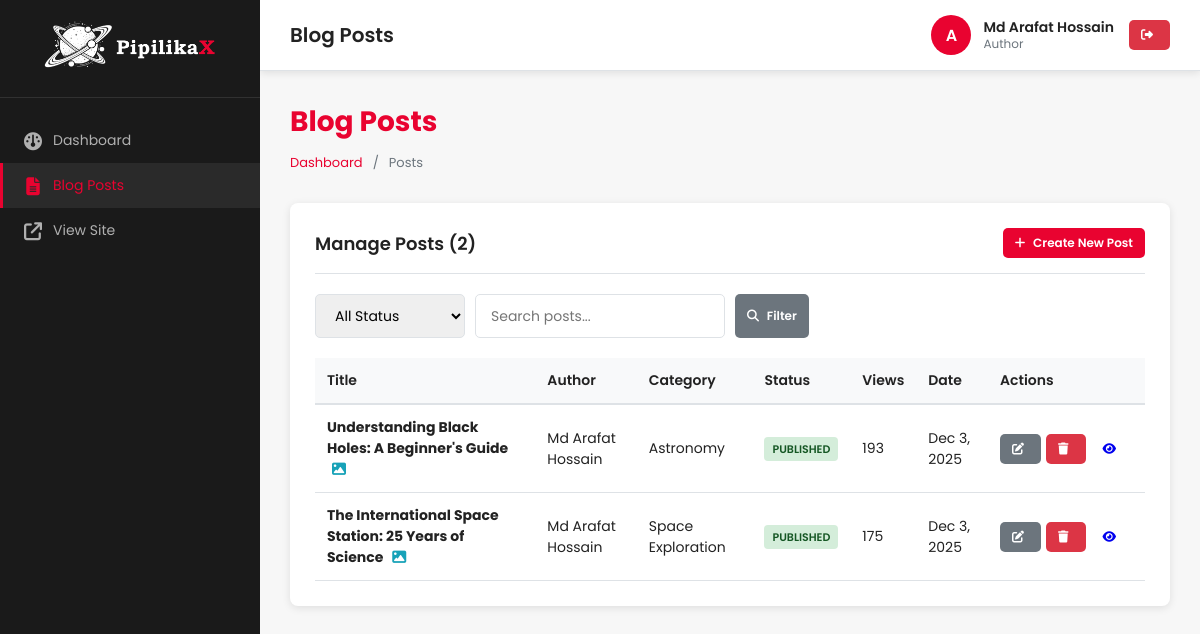
Page /admin/posts/index.php (signed in) on the earlier database version.
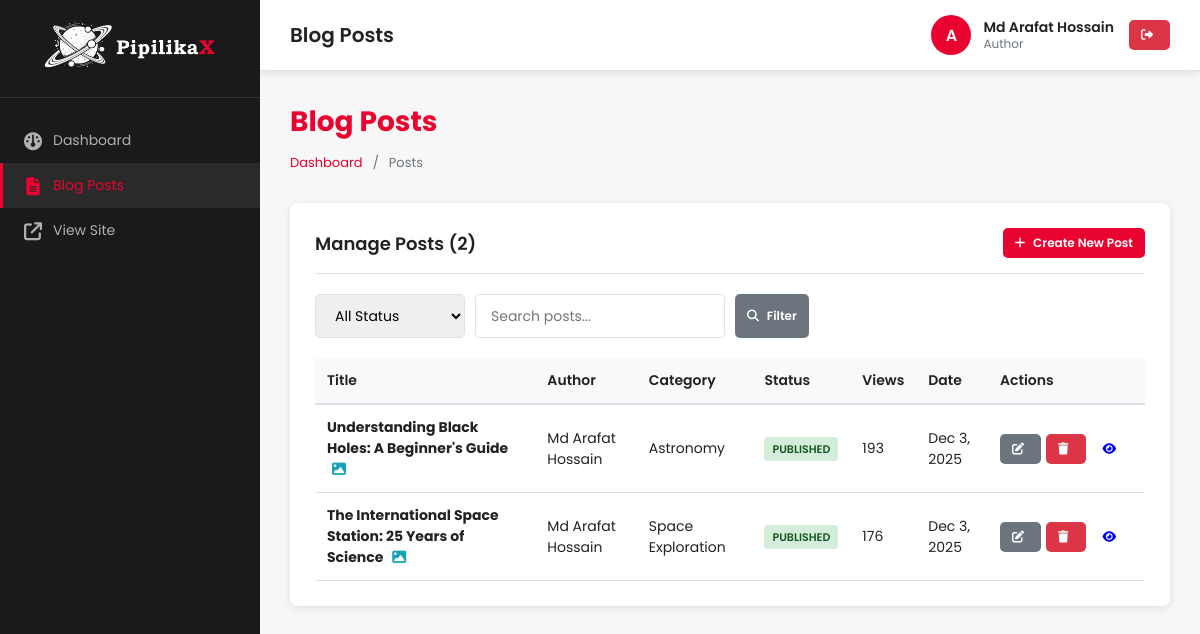
Same page on the later database version.
### tables this page shows
CREATE TABLE `blog_posts` (
  `id` int(11) NOT NULL,
  `title` varchar(255) NOT NULL,
  `slug` varchar(255) NOT NULL,
  `excerpt` text DEFAULT NULL,
  `content` longtext NOT NULL,
  `featured_image` varchar(255) DEFAULT NULL,
  `author_id` int(11) DEFAULT NULL,
  `category_id` int(11) DEFAULT NULL,
  `status` enum('draft','published','archived') DEFAULT 'draft',
  `views` int(11) DEFAULT 0,
  `allow_comments` tinyint(1) DEFAULT 1,
  `created_at` timestamp NOT NULL DEFAULT current_timestamp(),
  `updated_at` timestamp NOT NULL DEFAULT '0000-00-00 00:00:00' ON UPDATE current_timestamp(),
  `published_at` timestamp NULL DEFAULT NULL
);

CREATE TABLE `users` (
  `id` int(11) NOT NULL,
  `username` varchar(50) NOT NULL,
  `email` varchar(100) NOT NULL,
  `password` varchar(255) NOT NULL,
  `full_name` varchar(100) DEFAULT NULL,
  `role` enum('admin','editor','author','subscriber') DEFAULT 'subscriber',
  `is_active` tinyint(1) DEFAULT 1,
  `avatar` varchar(255) DEFAULT NULL,
  `bio` text DEFAULT NULL,
  `created_at` timestamp NOT NULL DEFAULT current_timestamp(),
  `updated_at` timestamp NOT NULL DEFAULT '0000-00-00 00:00:00' ON UPDATE current_timestamp(),
  `last_login` timestamp NULL DEFAULT NULL
);

CREATE TABLE `categories` (
  `id` int(11) NOT NULL,
  `name` varchar(100) NOT NULL,
  `slug` varchar(100) NOT NULL,
  `description` text DEFAULT NULL,
  `post_count` int(11) DEFAULT 0,
  `created_at` timestamp NOT NULL DEFAULT current_timestamp(),
  `updated_at` timestamp NOT NULL DEFAULT '0000-00-00 00:00:00' ON UPDATE current_timestamp()
);

### includes/functions.php (called while the page is built, shortened)
<?php
function isLoggedIn()
{
    return isset($_SESSION['user_id']) && !empty($_SESSION['user_id']);
}
function canEditPost($post_author_id)
{
    $role = $_SESSION['user_role'];
    $user_id = $_SESSION['user_id'];
    if ($role === 'author' && $post_author_id == $user_id) {
        return true;
    }
    return false;
}
function formatDate($date, $format = 'F j, Y')
{
    return date($format, strtotime($date));
}

### admin/posts/index.php (the view, shortened to what the changed rows need)
<?php
require_once __DIR__ . '/../includes/header.php';
$where = [];
$params = [];
if ($current_user['role'] == 'author') {
    $where[] = "p.author_id = ?";
    $params[] = $current_user['id'];
}
$where_clause = !empty($where) ? 'WHERE ' . implode(' AND ', $where) : '';
$page = $_GET['page'] ?? 1;
$per_page = ADMIN_POSTS_PER_PAGE;
$offset = ($page - 1) * $per_page;
$query = "
    SELECT p.*, u.full_name as author_name, c.name as category_name
    FROM blog_posts p
    LEFT JOIN users u ON p.author_id = u.id
    LEFT JOIN categories c ON p.category_id = c.id
    $where_clause
    ORDER BY p.created_at DESC
    LIMIT $per_page OFFSET $offset
";
$stmt = $pdo->prepare($query);
$stmt->execute($params);
$posts = $stmt->fetchAll();
?>
<div class="page-header">
    <h2>Blog Posts</h2>
</div>
<div class="card">
    <?php if (count($posts) > 0): ?>
        <table class="table">
            <thead>
                <tr>
                    <th>Title</th>
                    <th>Author</th>
                    <th>Category</th>
                    <th>Status</th>
                    <th>Views</th>
                    <th>Date</th>
                    <th style="width: 150px;">Actions</th>
                </tr>
            </thead>
            <tbody>
                <?php foreach ($posts as $post): ?>
                    <tr>
                        <td>
                            <strong><?php echo htmlspecialchars($post['title']); ?></strong>
                            <?php if ($post['featured_image']): ?>
                                <i class="fas fa-image" style="color: #17a2b8; margin-left: 5px;" title="Has featured image"></i>
                            <?php endif; ?>
                        </td>
                        <td><?php echo htmlspecialchars($post['author_name'] ?? 'Unknown'); ?></td>
                        <td><?php echo htmlspecialchars($post['category_name'] ?? 'Uncategorized'); ?></td>
                        <td>
                            <?php
                            $badge_class = [
                                'published' => 'badge-success',
                                'draft' => 'badge-warning',
                                'archived' => 'badge-info'
                            ][$post['status']] ?? 'badge-info';
                            ?>
                            <span class="badge <?php echo $badge_class; ?>">
                                <?php echo ucfirst($post['status']); ?>
                            </span>
                        </td>
                        <td><?php echo number_format($post['views']); ?></td>
                        <td><?php echo formatDate($post['created_at'], 'M j, Y'); ?></td>
                        <td>
                            <div class="action-buttons">
                                <?php if (canEditPost($post['author_id'])): ?>
                                    <a href="manage.php?id=<?php echo $post['id']; ?>" class="btn btn-sm btn-secondary"
                                        title="Edit">
                                        <i class="fas fa-edit"></i>
                                    </a>
                                    <a href="delete.php?id=<?php echo $post['id']; ?>" class="btn btn-sm btn-danger"
                                        data-confirm="Are you sure you want to delete this post?" title="Delete">
                                        <i class="fas fa-trash"></i>
                                    </a>
                                <?php endif; ?>
                                <a href="<?php echo SITE_URL; ?>/blog/<?php echo $post['slug']; ?>" target="_blank"
                                    class="btn btn-sm btn-info" title="View">
                                    <i class="fas fa-eye"></i>
                                </a>
                            </div>
                        </td>
                    </tr>
                <?php endforeach; ?>
            </tbody>
        </table>
    <?php endif; ?>
</div>
<?php require_once __DIR__ . '/../includes/footer.php'; ?>

Differences in the rows shown:
changed blog_posts "The International Space Station: 25 Years of Science": views "175" → "176"
